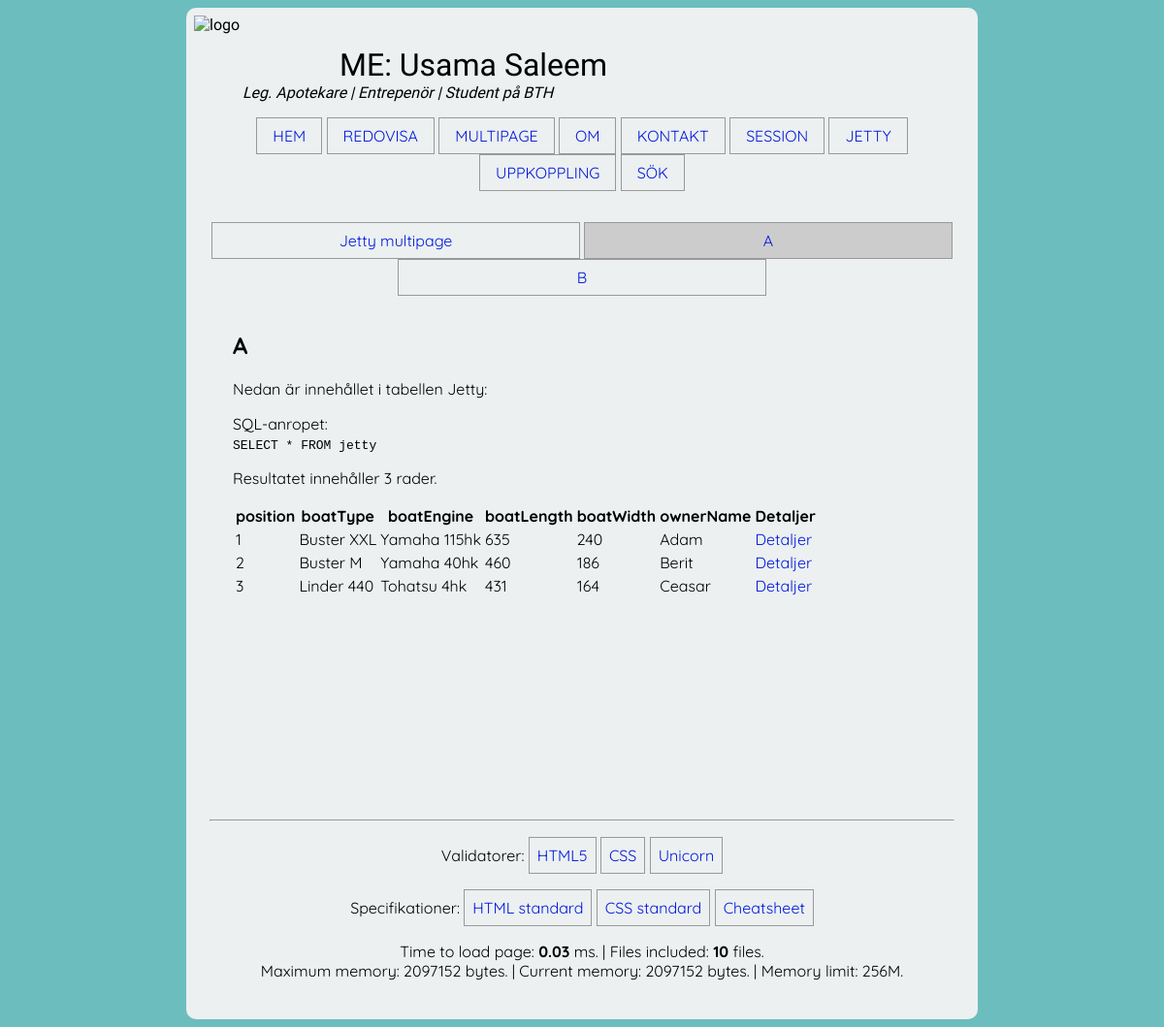
The page /jetty.php?page=A on the database its author committed.
### tables this page shows
CREATE TABLE "jetty" (
	`position`	INTEGER,
	`boatType`	TEXT,
	`boatEngine`	TEXT,
	`boatLength`	INTEGER,
	`boatWidth`	INTEGER,
	`ownerName`	TEXT,
	PRIMARY KEY(`position`)
);

### jetty.php (called while the page is built, shortened)
<?php
$pageReference = $_GET["page"] ?? "jetty";
$base = basename(__FILE__, ".php");
$pages = [
    "jetty" => [
        "title" => "Jetty multipage",
        "file" => __DIR__ . "/$base/jetty.php",
    ],
    "A" => [
        "title" => "A",
        "file" => __DIR__ . "/$base/A.php",
    ],
    "B" => [
        "title" => "B",
        "file" => __DIR__ . "/$base/B.php",
    ],
];
$page = $pages[$pageReference] ?? null;
include(__DIR__ . "/incl/header.php");
require __DIR__ . "/incl/jetty.php";
include(__DIR__ . "/incl/footer.php");

### incl/src/functions.php (the view, shortened to what this page needs)
<?php
function getLoadedFiles()
{
    return count(get_included_files());
}
function getPageLoadTime()
{
    $ts1 = $_SERVER["REQUEST_TIME_FLOAT"];
    $ts2 = microtime(true);
    $diff = $ts2 - $ts1;
    return round($diff*1000, 2);
}
function memoryUsage()
{
    $memoryMax = memory_get_peak_usage(true);
    $memoryCurrent = memory_get_usage(true);
    $memoryLimit = ini_get("memory_limit");
    return "Maximum memory: " . $memoryMax . " bytes." . " | " . "Current memory: " . $memoryCurrent . " bytes." . " | " . "Memory limit: " . $memoryLimit;
}
function printJettyResultsettoHTMLTable($res)
{
    $rows = "";
    foreach ($res as $row) {
        $rows .= "<tr>";
        $rows .= "<td>{$row['position']}</td>";
        $rows .= "<td>{$row['boatType']}</td>";
        $rows .= "<td>{$row['boatEngine']}</td>";
        $rows .= "<td>{$row['boatLength']}</td>";
        $rows .= "<td>{$row['boatWidth']}</td>";
        $rows .= "<td>{$row['ownerName']}</td>";
        $rows .= "<td><a href='jetty.php?page=B&position={$row['position']}'>Detaljer</a></td>";
        $rows .= "</tr>\n";
    }
    echo <<<EOD
    <table>
    <thead>
    <tr>
        <th>position</th>
        <th>boatType</th>
        <th>boatEngine</th>
        <th>boatLength</th>
        <th>boatWidth</th>
        <th>ownerName</th>
        <th>Detaljer</th>
    </tr>
    </thead>
    <tbody>
    $rows
    </tbody>
    </table>
EOD;
}

### incl/header.php (shortened to what this page needs)
<!DOCTYPE html>
<html lang="sv">
    <head>
        <link rel="stylesheet" href="css/style.css">
    </head>
    <body>
        <header class="site-header">
            <img src="img/IMG_2309.jpg" class="bild" alt="logo">
            <span class="site-title">ME: Usama Saleem</span>
            <span class="site-slogan">Leg. Apotekare | Entrepenör | Student på BTH</span>
        </header>
        <nav class="navbar">
            <a class="<?= basename($_SERVER['REQUEST_URI']) == "me.php" ? "selected" : ""; ?>" href="me.php">HEM</a>
            <a class="<?= basename($_SERVER['REQUEST_URI']) == "report.php" ? "selected" : ""; ?>" href="report.php">REDOVISA</a>
            <a class="<?= basename($_SERVER['REQUEST_URI']) == "multipage.php" ? "selected" : ""; ?>" href="multipage.php">MULTIPAGE</a>
            <a class="<?= basename($_SERVER['REQUEST_URI']) == "about.php" ? "selected" : ""; ?>" href="about.php">OM</a>
            <a class="<?= basename($_SERVER['REQUEST_URI']) == "form.php" ? "selected" : ""; ?>" href="form.php">KONTAKT</a>
            <a class="<?= basename($_SERVER['REQUEST_URI']) == "session.php" ? "selected" : ""; ?>" href="session_head.php">SESSION</a>
            <a class="<?= basename($_SERVER['REQUEST_URI']) == "jetty.php" ? "selected" : ""; ?>" href="jetty.php">JETTY</a>
            <a class="<?= basename($_SERVER['REQUEST_URI']) == "multisida.php" ? "selected" : ""; ?>" href="multisida.php">UPPKOPPLING</a>
            <a class="<?= basename($_SERVER['REQUEST_URI']) == "search.php" ? "selected" : ""; ?>" href="search.php">SÖK</a>
        </nav>
<?php
include __DIR__ . "/src/functions.php";
?>

### incl/jetty.php
<div class="wrap-main">
    <nav class="sub-menu">
        <?php include(__DIR__ . "/jetty-navigation.php"); ?>
    </nav>
    <main>
        <article class="me-text">
            <?php if ($page) : ?>
                <?php require $page["file"] ?>
            <?php else : ?>
                <p>You have selected a page reference '<?= htmlentities($pageReference) ?>' that does not map to an actual page.</p>
            <?php endif; ?>
        </article>
    </main>
</div>

### incl/jetty-navigation.php
<?php foreach ($pages as $key => $value) :
    if ($key != "index") :
        ?>
    <a class="<?= basename($_SERVER['REQUEST_URI']) == "jetty.php?page=".$key ? "selected" : ""; ?>"
        href="?page=<?= $key ?>">
        <?= $value["title"] ?>
    </a>
    <?php endif; ?>
<?php endforeach; ?>

### jetty/A.php
<?php
$db_j = connectToDatabase($dsn_j);
?>
<h1>A</h1>
<p>Nedan är innehållet i tabellen Jetty:</p>
<?php
$sql = "SELECT * FROM jetty";
$stmt = $db_j->prepare($sql);
echo "<p>SQL-anropet:<br><code>$sql</code><p>";
$stmt->execute();
$res = $stmt->fetchAll(PDO::FETCH_ASSOC);
echo "<p>Resultatet innehåller " . count($res) . " rader.</p>";
printJettyResultsettoHTMLTable($res);
?>

### incl/footer.php
<footer class="site-footer">
    <hr>
        <p>Validatorer: <a href="http://validator.w3.org/check/referer">HTML5</a> <a href="http://jigsaw.w3.org/css-validator/check/referer">CSS</a> <a href="http://validator.w3.org/unicorn/check?ucn_uri=referer&amp;ucn_task=conformance">Unicorn</a></p>
        <p>Specifikationer: <a href="https://html.spec.whatwg.org/multipage/">HTML standard</a> <a href="https://www.w3.org/TR/CSS/">CSS standard</a> <a href="https://www.w3.org/2009/cheatsheet/">Cheatsheet</a></p>
        <p>Time to load page: <b><?= getPageLoadTime() ?></b> ms. | Files included: <b><?= getLoadedFiles() ?></b> files.<br><?= memoryUsage() ?></b>.</p>
</footer>
</body>
</html>

### css/style.css (style rules this page uses)
html { background-color: rgba(52, 164, 166, 0.72); overflow-y: scroll; font-family: 'Quicksand', sans-serif; }
body { margin: 8px auto; padding: 8px; width: 800px; background-color: #ecf0f1; border-radius: 10px; }
main { min-height: 30em; background-color: #ecf0f1; }
.site-header { background-color: #ecf0f1; overflow: auto; font-family: 'Julius Sans One', sans-serif; }
.bild { width: 100px; }
.site-header img { float: left; }
.site-title { display: block; padding-top: 1em; padding-left: 50px; font-size: 32px; overflow: auto; }
.site-slogan { display: block; padding-left: 50px; font-style: italic; overflow: auto; }
.navbar, .sub-menu { padding: 1em; background-color: #ecf0f1; justify-content: space-around; text-align: center; }
.navbar a, .sub-menu a { color: #000; display: inline-block; padding: 0.5em 1em; border: 1px solid #999; text-decoration: none; }
.navbar .selected, .sub-menu .selected { background-color: #ccc; }
.sub-menu a { width: 45%; }
.me-text { display: block; margin: 8px auto; margin-left: auto; margin-right: auto; width: 90%; }
.me-text p { display: block; }
a { text-decoration: none; }
a:link { color: #0019db; }
.site-footer { padding: 1em; background-color: #ecf0f1; text-align: center; }
.site-footer a { display: inline-block; text-decoration: none; padding: 0.5em; border: 0.5px solid #999; }

### rows shown on the page
jetty: position "1", boatType "Buster XXL", boatEngine "Yamaha 115hk", boatLength "635", boatWidth "240", ownerName "Adam"
jetty: position "2", boatType "Buster M", boatEngine "Yamaha 40hk", boatLength "460", boatWidth "186", ownerName "Berit"
jetty: position "3", boatType "Linder 440", boatEngine "Tohatsu 4hk", boatLength "431", boatWidth "164", ownerName "Ceasar"

### other values the page prints
$value["title"] "Jetty multipage"
$value["title"] "A"
$value["title"] "B"
$sql "SELECT * FROM jetty"
count($res) "3"
getPageLoadTime() "0.03"
getLoadedFiles() "10"
memoryUsage() "Maximum memory: 2097152 bytes. | Current memory: 2097152 bytes. | Memory limit: 256M"
